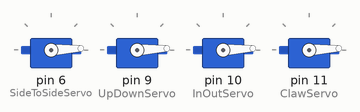
Simulated run of this sketch. Board: Arduino Uno, built with avr-gcc and run on an emulated ATmega328P. On the bench: 4 × servo. What the sketch prints to the serial monitor is not drawn.

Above: at 0.05 s.
At 0.7 s:
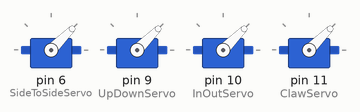
At 1.35 s:
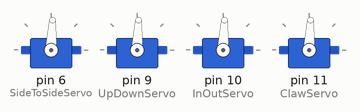
At 2.7 s:
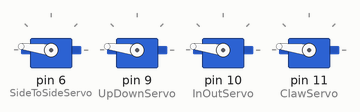
At 4.0 s:
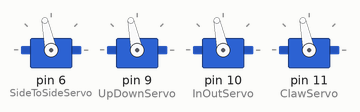
At 5.35 s:
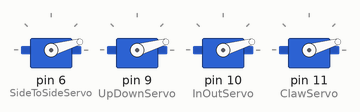
Timing chart, 0 to 7.3 s (numbered marks = the images above):
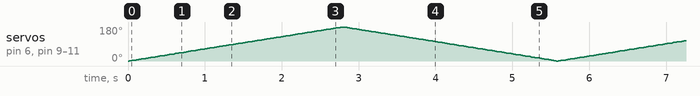

The sketch:

Servo_Sweep.ino
```cpp
//Sweep
#include <Servo.h>

Servo SideToSideServo;  // create servo object to control a servo
Servo UpDownServo;
Servo InOutServo;
Servo ClawServo;

int pos = 0;    // variable to store the servo position

void setup()
{
  Serial.begin(9600);
  SideToSideServo.attach(6); //attaches the servo on pin 6 to the servo object
  UpDownServo.attach(9);
  InOutServo.attach(10);
  ClawServo.attach(11);
}

void loop() {
  for (pos = 0; pos <= 180; pos += 1) { // goes from 0 degrees to 180 degrees in steps of 1 degree
    SideToSideServo.write(pos);              // tell servo to go to position in variable 'pos'
    ClawServo.write(pos);
    UpDownServo.write(pos);
    InOutServo.write(pos);
    Serial.print(pos);
    Serial.print(" ");
    delay(15);                       // waits 15ms for the servo to reach the position
  }
  for (pos = 180; pos >= 0; pos -= 1) { // goes from 180 degrees to 0 degrees in steps of 1 degree
    SideToSideServo.write(pos);              // tell servo to go to position in variable 'pos'
    ClawServo.write(pos);
    UpDownServo.write(pos);
    InOutServo.write(pos);
    Serial.print(pos);
    Serial.print(" ");
    delay(15);                       // waits 15ms for the servo to reach the position
  }

}
```
